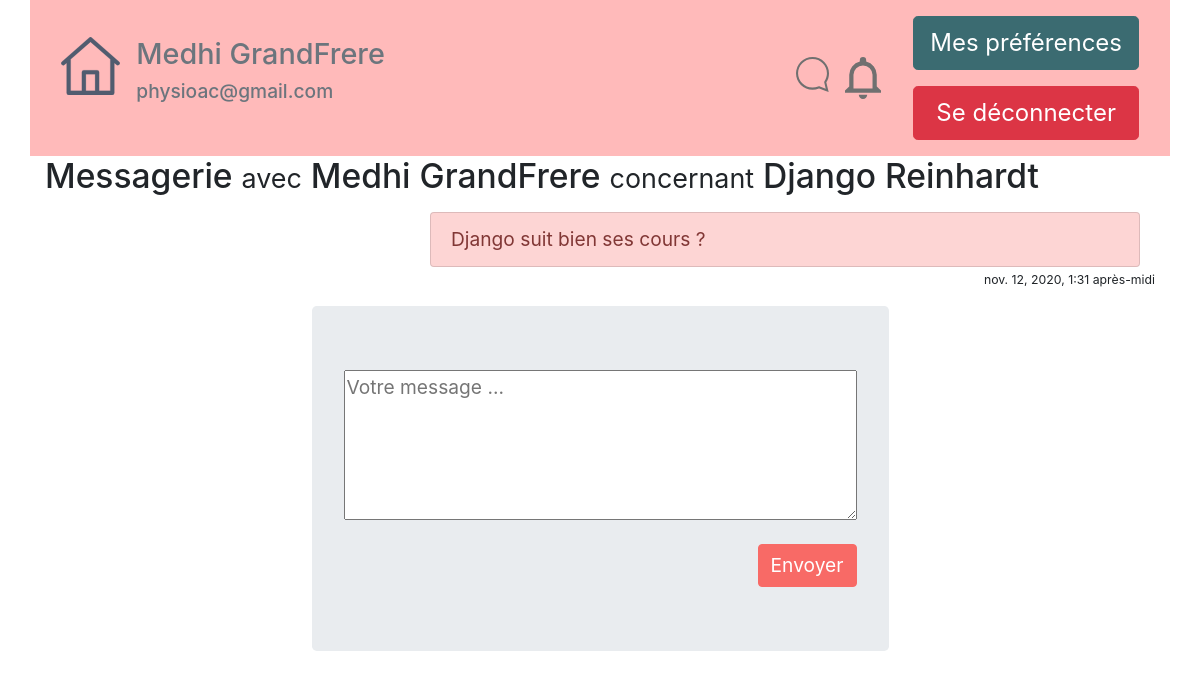
The page /messagerieII/MessageAboutTo/1/22/ (signed in) on the database as committed earlier.
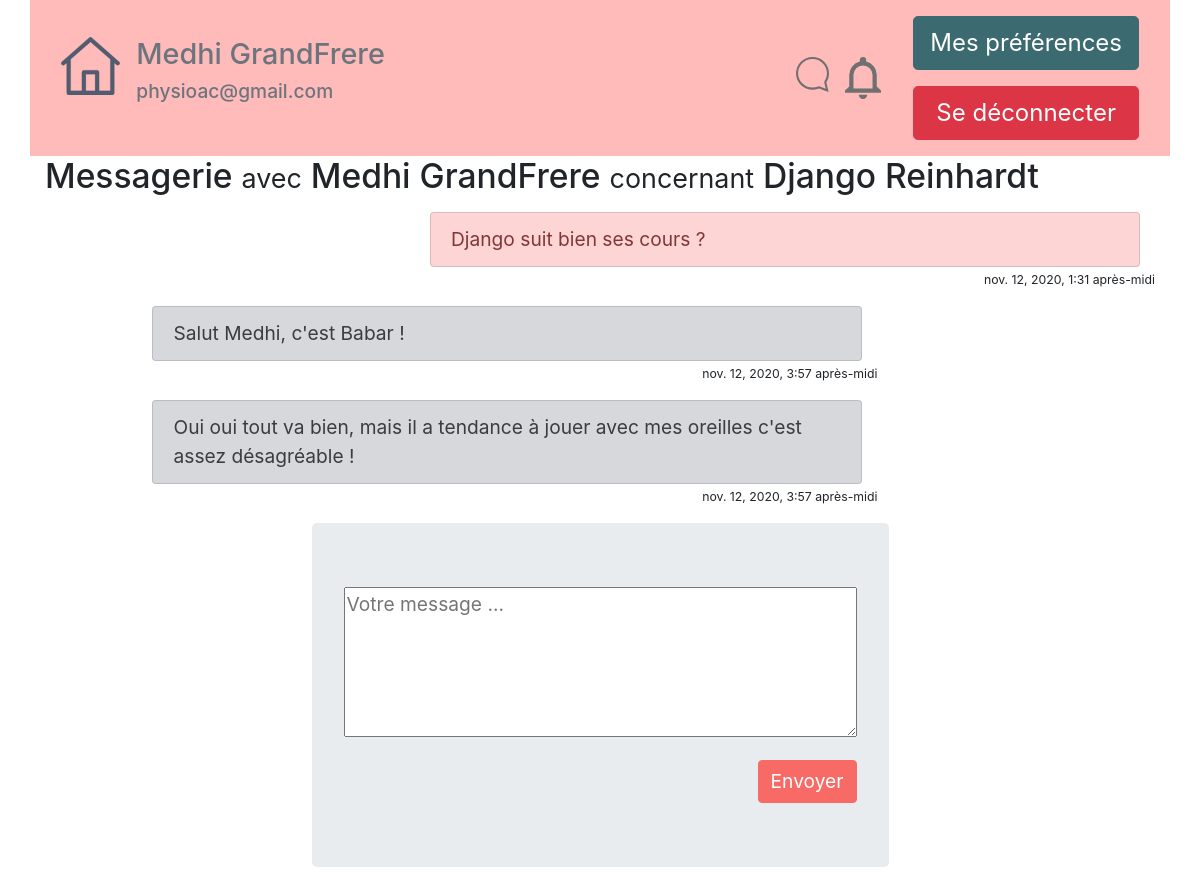
The same page on the database as committed later.
### messagerie/models.py (models this page shows, shortened)
class MessagePersoAT(models.Model):
    titre = models.CharField(max_length=100, default="")
    auteurID = models.CharField(max_length=6)
    AttachedChildNotebookID = models.CharField(max_length=7)
    receiverID = models.CharField(max_length=6, default="0")
    contenu = models.TextField(null=True, verbose_name="")
    date = models.DateTimeField(default=timezone.now,
                                verbose_name="Date d'envoi'")
    validated=models.BooleanField(default=True) #is the message validated to appear?
    read=models.BooleanField(default=False) #is the message read by receiver ?
    class Meta:
        verbose_name = "Message Privé"
        ordering = ['date']

### messagerie/views.py (the view)
# urls.py: path('MessageAboutTo/<id_carnet>/<id_correspondant>/', views.messageAboutTo, name="MessageAboutTo")
def messageAboutTo(request, id_carnet, id_correspondant):
    ContactSel = User.objects.get(id=id_correspondant)
    listeMessagesAT = list_AT_messages(request, id_carnet, id_correspondant)
    form = MessagePersoATForm(request.POST or None)
    premodel = MessagePersoAT(auteurID=request.user.pk, AttachedChildNotebookID=id_carnet, receiverID=id_correspondant)
    form = MessagePersoATForm(request.POST or None, instance=premodel)
    carnet = get_object_or_404(ChildSNotebook, id=id_carnet)
    if form.is_valid():
        print("Message Envoyé")
        envoi = True
        form.save()
    return render(request, 'messagerie/messageAboutTo.html', locals())

### messagerie/forms.py
class MessagePersoATForm(forms.ModelForm):
    class Meta :
        model = MessagePersoAT
        fields = ('contenu',)
        widgets = {
          'contenu': Textarea(attrs={'rows':5, 'cols':40, 'placeholder':"Votre message ..."}),
        }

### messagerie/modulesATComplementaires.py (called while the page is built)
def list_AT_messages(request, id_carnet, id_correspondant):
    QueryMessagesFiltred = MessagePersoAT.objects.filter(AttachedChildNotebookID=id_carnet)
    ListMessagesFiltred = []
    for MessageATFiltred in QueryMessagesFiltred:
        if id_correspondant != MessageATFiltred.auteurID and id_correspondant != MessageATFiltred.receiverID:
            continue
        if request.user.pk != int(MessageATFiltred.auteurID) and request.user.pk != int(MessageATFiltred.receiverID):
            continue
        if int(MessageATFiltred.auteurID) == int(request.user.pk):
            MessageATFiltred.isAuteur = True
        else:
            MessageATFiltred.isAuteur = False
        ListMessagesFiltred.append(MessageATFiltred)
    return ListMessagesFiltred

### messagerie/templates/messagerie/messageAboutTo.html (shortened to what this page needs)
{% extends "tablecom/base.html" %}
{% block content %}
<div class="container">
    <H3>Messagerie <small>avec</small> {{ ContactSel.first_name }} {{ ContactSel.last_name }} <small>concernant</small> {{ carnet.name }} {{ carnet.forename}}</H3>
{% for message in listeMessagesAT %}
<p>
  {% if message.isAuteur %}
 <div class="container">
  <div class="row">
    <div class="col-sm-4"></div>
    <div class="col-sm-8">
      <ul class="list-group">
        <li class="list-group-item list-group-item-primary">
            <div class="d-flex justify-content-between">
                <div>{{ message.contenu }}</div>
            </div>
        </li>
      </ul>
        <div class="row justify-content-end"><small><small>{{ message.date }}</small></small></div>
    </div>
  </div>
  </div>
  {% else %}
  <div class="container">
  <div class="row">
        <div class="col-sm-1"></div>
    <div class="col-sm-8">
      <ul class="list-group">
        <li class="list-group-item list-group-item-secondary">
            <div class="d-flex justify-content-between">
                <div>{{ message.contenu }}</div>
            </div>
        </li>
      </ul>
        <div class="row justify-content-end"><small><small>{{ message.date }}</small></small></div>
    </div>
    <div class="col-sm-3"></div>
  </div>
  </div>
</p>
  {% endif %}
{% empty %}
    <p>Vous n'avez encore échangé aucun message</p>
        {% endfor %}
<p>
{% if envoi %}Message envoyé !
     <meta http-equiv="REFRESH" content="0;url=">
{% else %}
    <div class="d-flex justify-content-center">
    <div class="jumbotron">
<form method="post" action="">
  {{ form.as_p }}
     <div class="d-flex justify-content-end">
    <input type="submit" class="btn btn-primary " value="Envoyer" /></div>
</form>
        </div>
{% endif %}
  </p>
</div>
{% endblock %}

Rows that differ between the two databases and show on the page:
added MessagePersoAT: contenu "Salut Medhi, c'est Babar !", date "nov. 12, 2020, 3:57 après-midi"
added MessagePersoAT: contenu "Oui oui tout va bien, mais il a tendance à jouer avec mes oreilles c'est assez désagréable !", date "nov. 12, 2020, 3:57 après-midi"
